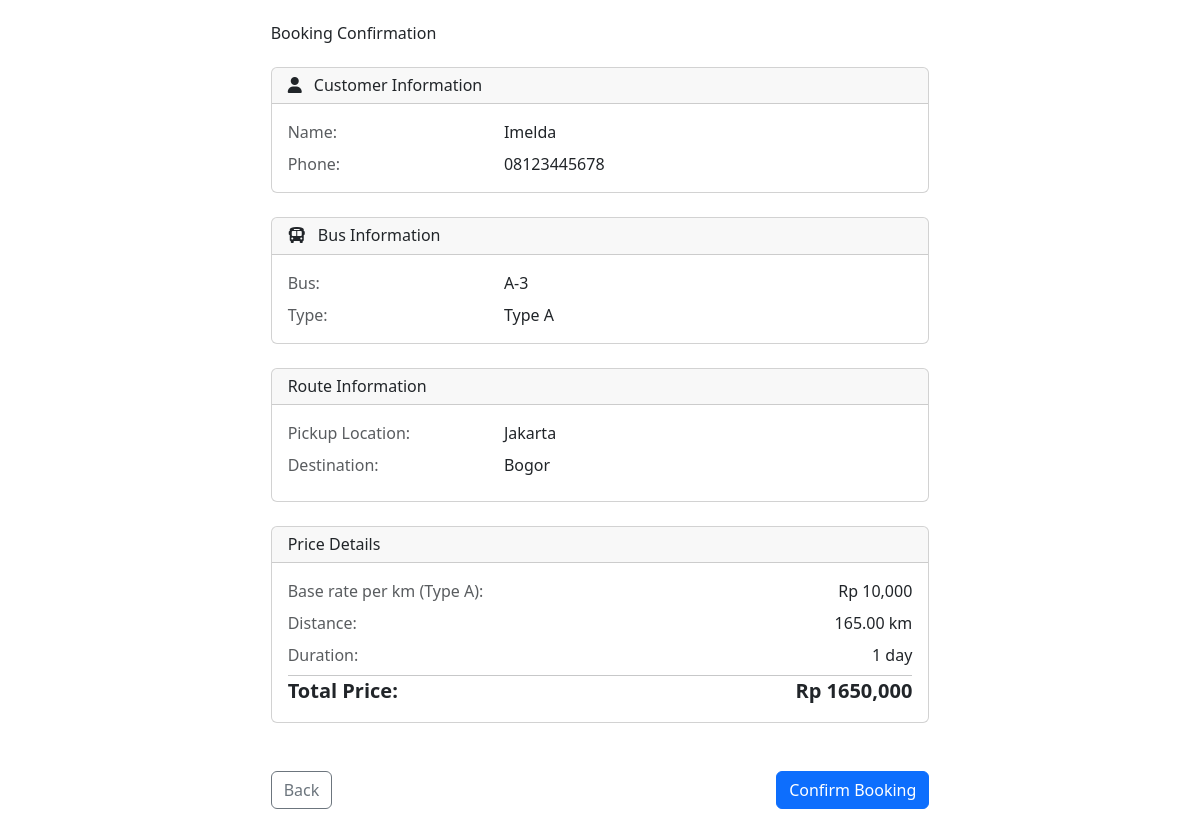
/booking-confirmation/12/, run on the app's committed database.
### rental/models.py (models this page shows, shortened)
class Booking(models.Model):
    PAYMENT_STATUS = [
        ("PENDING", "Pending"),
        ("DP", "Down Payment"),
        ("PAID", "Paid"),
    ]
    customer_name = models.CharField(max_length=100)
    customer_phone = models.CharField(max_length=20)
    bus = models.ForeignKey(Bus, on_delete=models.CASCADE)
    start_date = models.DateField()
    rental_days = models.IntegerField(default=1)
    end_date = models.DateField()
    pickup = models.CharField(max_length=200)
    destination = models.CharField(max_length=200)
    additional_locations = models.TextField(blank=True, null=True)  # Stored as JSON
    pickup_coordinates = models.CharField(max_length=50, blank=True)
    destination_coordinates = models.CharField(max_length=50, blank=True)
    total_distance = models.DecimalField(max_digits=10, decimal_places=2)
    total_price = models.DecimalField(max_digits=12, decimal_places=2)
    payment_status = models.CharField(
        max_length=10, choices=PAYMENT_STATUS, default="PENDING"
    )
    created_at = models.DateTimeField(auto_now_add=True)
    updated_at = models.DateTimeField(auto_now=True)

class Bus(models.Model):
    BUS_TYPES = [
        ("A", "Type A (40 passengers)"),
        ("B", "Type B (30 passengers)"),
        ("C", "Type C (20 passengers)"),
    ]
    name = models.CharField(max_length=100)
    type = models.CharField(max_length=1, choices=BUS_TYPES)
    capacity = models.IntegerField()

### rental/views.py (the view, shortened to what this page needs)
def booking_confirmation(request, booking_id):
    booking = get_object_or_404(Booking, id=booking_id)
    return render(request, "booking_confirmation.html", {"booking": booking})

### rental/templates/booking_confirmation.html (shortened to what this page needs)
{% extends 'base.html' %}
{% block content %}
<div class="row justify-content-center">
    <div class="col-md-8">
        <h1 class="mb-4">Booking Confirmation</h1>
        <div class="space-y-6">
            <div class="card mb-4">
                <div class="card-header">
                    <h5 class="mb-0">
                        <i class="fas fa-user me-2"></i> Customer Information
                    </h5>
                </div>
                <div class="card-body">
                    <div class="row mb-2">
                        <div class="col-md-4 text-muted">Name:</div>
                        <div class="col-md-8 fw-medium">{{ booking.customer_name }}</div>
                    </div>
                    <div class="row">
                        <div class="col-md-4 text-muted">Phone:</div>
                        <div class="col-md-8">{{ booking.customer_phone }}</div>
                    </div>
                </div>
            </div>
            <div class="card mb-4">
                <div class="card-header">
                    <h5 class="mb-0">
                        <i class="fas fa-bus me-2"></i> Bus Information
                    </h5>
                </div>
                <div class="card-body">
                    <div class="row mb-2">
                        <div class="col-md-4 text-muted">Bus:</div>
                        <div class="col-md-8 fw-medium">{{ booking.bus.name }}</div>
                    </div>
                    <div class="row">
                        <div class="col-md-4 text-muted">Type:</div>
                        <div class="col-md-8">Type {{ booking.bus.type }}</div>
                    </div>
                </div>
            </div>
            <div class="card mb-4">
                <div class="card-header">
                    <h5 class="mb-0">Route Information</h5>
                </div>
                <div class="card-body">
                    <div class="row mb-2">
                        <div class="col-md-4 text-muted">Pickup Location:</div>
                        <div class="col-md-8">{{ booking.pickup }}</div>
                    </div>
                    <div class="row mb-2">
                        <div class="col-md-4 text-muted">Destination:</div>
                        <div class="col-md-8">{{ booking.destination }}</div>
                    </div>
                </div>
            </div>
            <div class="card mb-4">
                <div class="card-header">
                    <h5 class="mb-0">Price Details</h5>
                </div>
                <div class="card-body">
                    <div class="row mb-2">
                        <div class="col-md-8 text-muted">Base rate per km (Type {{ booking.bus.type }}):</div>
                        <div class="col-md-4 text-end">
                            Rp {% if booking.bus.type == 'A' %}10,000{% elif booking.bus.type == 'B' %}15,000{% else %}20,000{% endif %}
                        </div>
                    </div>
                    <div class="row mb-2">
                        <div class="col-md-8 text-muted">Distance:</div>
                        <div class="col-md-4 text-end">{{ booking.total_distance }} km</div>
                    </div>
                    <div class="row mb-2">
                        <div class="col-md-8 text-muted">Duration:</div>
                        <div class="col-md-4 text-end">
                            {{ booking.rental_days }} {% if booking.rental_days == 1 %}day{% else %}days{% endif %}
                        </div>
                    </div>
                    <hr>
                    <div class="row">
                        <div class="col-md-8 fw-bold fs-5">Total Price:</div>
                        <div class="col-md-4 text-end fw-bold fs-5">
                            Rp {{ booking.total_price|floatformat:0|stringformat:'s'|slice:':-3' }},{{ booking.total_price|floatformat:0|stringformat:'s'|slice:'-3:' }}
                        </div>
                    </div>
                </div>
            </div>
            <div class="d-flex justify-content-between pt-4">
                <a href="{% url 'booking' %}" class="btn btn-outline-secondary">Back</a>
                <form method="post">
                    <button type="submit" class="btn btn-primary">Confirm Booking</button>
                </form>
            </div>
        </div>
    </div>
</div>
{% endblock %}

### data on the page
Booking: customer_name "Imelda", customer_phone "08123445678", bus.name "A-3", bus.type "A", pickup "Jakarta", destination "Bogor", total_distance "165.00", rental_days "1", total_price "1650", total_price "000"
